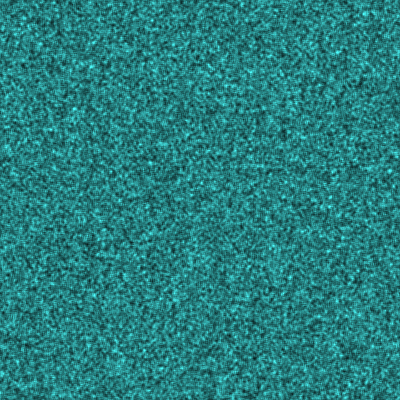
Frame 1 (no input)
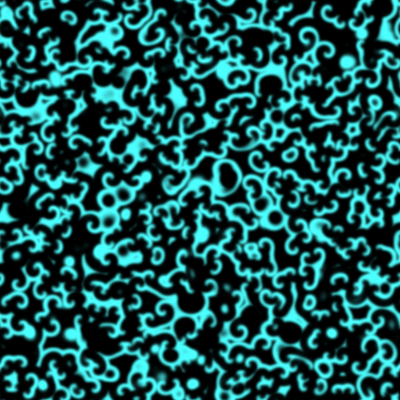
Frame 60 (the mouse pressed at the canvas centre just before this capture)
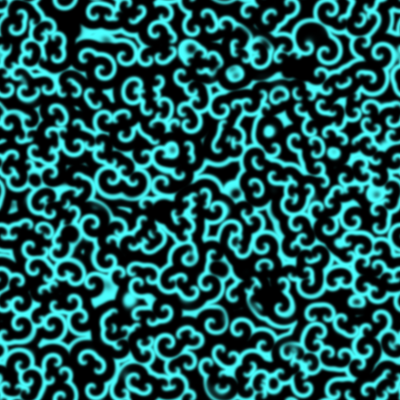
Frame 120 (the mouse held since frame 60 and released just before this capture)

The Processing sketch that drew these frames (run headless with seeded random() and noise(); from frame 60 on, the mouse is pressed at the canvas centre):

// Processing sketch: processing_27643
// ── processing_27643.pde

// Free Software
// Licensed according to the GNU GPL
 
// An implementation note about this algorithm is available here:
// http://www.aac.bartlett.ucl.ac.uk/processing/samples/bzr.pdf
 
float [][][] a;
float [][][] b;
float [][][] c;
 
int p = 0, q = 1;
 
void setup()
{
  size(400,400);
  colorMode(HSB,1.0);
  a = new float [width][height][2];
  b = new float [width][height][2];
  c = new float [width][height][2];
  for (int x = 0; x < width; x++) {
    for (int y = 0; y < height; y++) {
      a[x][y][p] = random(0.0,1.0);
      b[x][y][p] = random(0.0,1.0);
      c[x][y][p] = random(0.0,1.0);
      set(x,y,color(0.5,0.7,a[x][y][p]));
    }
  }
}
 
void draw()
{
  for (int x = 0; x < width; x++) {
    for (int y = 0; y < height; y++) {
      float c_a = 0.0;
      float c_b = 0.0;
      float c_c = 0.0;
      for (int i = x - 1; i <= x+1; i++) {
        for (int j = y - 1; j <= y+1; j++) {
          c_a += a[(i+width)%width][(j+height)%height][p];
          c_b += b[(i+width)%width][(j+height)%height][p];
          c_c += c[(i+width)%width][(j+height)%height][p];
        }
      }
      c_a /= 9.0;
      c_b /= 9.0;
      c_c /= 9.0;
      // adjust these values to alter behaviour
      a[x][y][q] = constrain(c_a + c_a * (c_b - c_c), 0, 1);
      b[x][y][q] = constrain(c_b + c_b * (c_c - c_a), 0, 1);
      c[x][y][q] = constrain(c_c + c_c * (c_a - c_b), 0, 1);
      set(x,y,color(0.5,0.7,a[x][y][q]));
    }
  }
  if (p == 0) {
    p = 1; q = 0;
  }
  else {
    p = 0; q = 1;
  }
}
